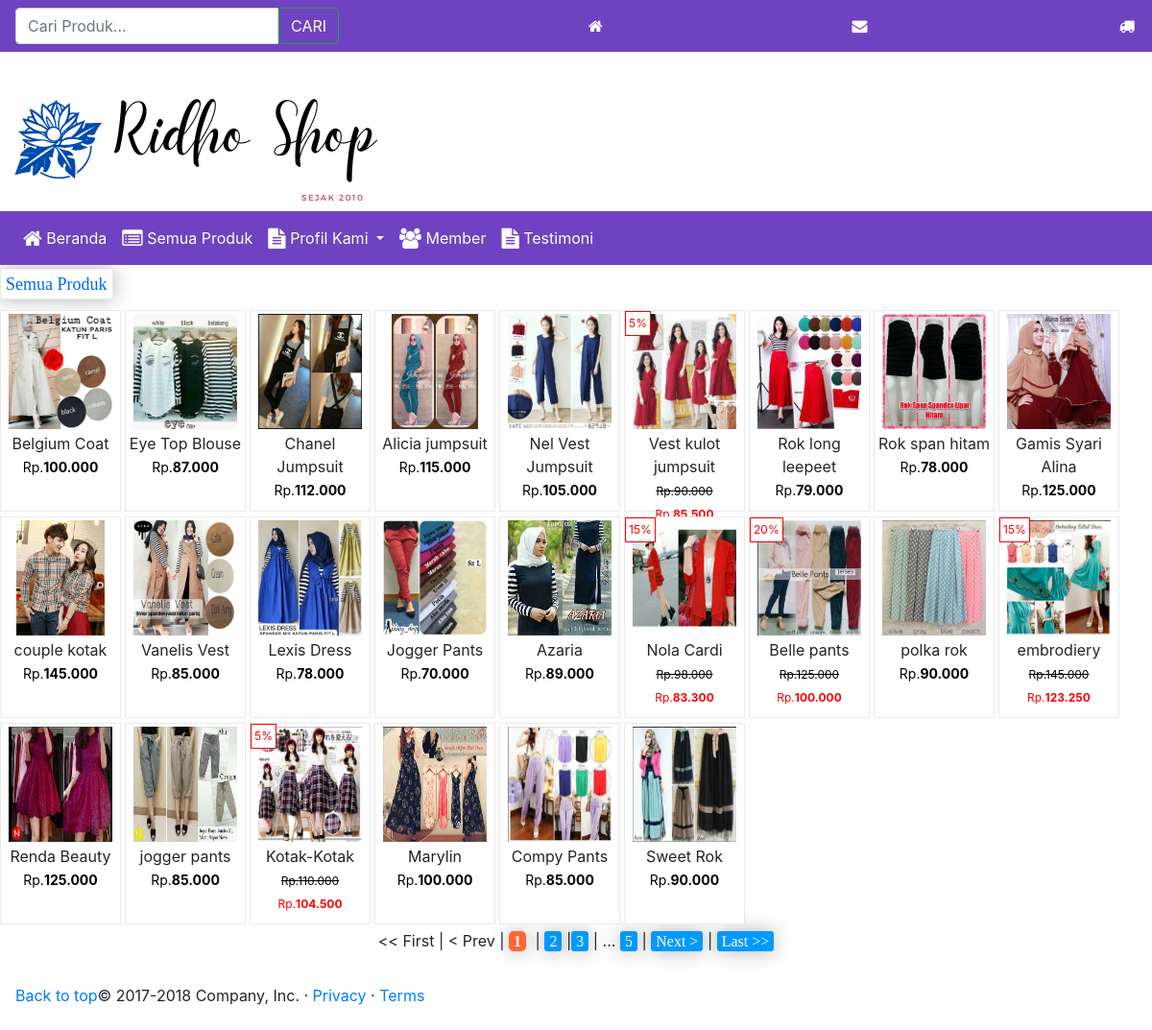
Screenshot of /?l=lihat&aksi=allproduk with the database file from the repository.
### tables this page shows
CREATE TABLE `produk` (
  `id_produk` int(4) NOT NULL,
  `id_kategori` int(2) NOT NULL,
  `nama_produk` varchar(30) NOT NULL,
  `deskripsi` text NOT NULL,
  `harga` int(10) NOT NULL,
  `stok` int(3) NOT NULL,
  `berat` decimal(5,2) UNSIGNED NOT NULL DEFAULT '0.00',
  `tgl_masuk` date NOT NULL,
  `gambar` varchar(100) NOT NULL,
  `dibeli` int(5) NOT NULL DEFAULT '1',
  `id_kustomer` varchar(100) NOT NULL,
  `diskon` int(5) NOT NULL,
  `best` enum('N','Y') NOT NULL
);

### config/fungsi_rupiah.php (called while the page is built)
<?php
function format_rupiah($angka){
  $rupiah=number_format($angka,0,',','.');
  return $rupiah;
}
?>

### utama.php (the view, shortened to what this page needs)
<?
if($aksi=='kranjang'){
echo"<div class='card'>
  <div class='card-header'>
 Keranjang Belanja
  </div>
 <div class='card-body'>";
$sid = session_id();
	$sql = mysql_query("SELECT * FROM orders_temp, produk
			                WHERE id_session='$sid' AND orders_temp.id_produk=produk.id_produk");
  $ketemu=mysql_num_rows($sql);
  if($ketemu < 1){
    echo "
<center>
	<strong>Belum Ada Menu Produk Dikeranjang Anda Lihat <a href='?l=lihat&aksi=allproduk'>Daftar Menu Produk</a></strong>
</center>";
	  $sql=mysql_query("SELECT * FROM produk ORDER BY rand() LIMIT 9");
  echo "  </div>
</div><h2>Produk Lainnya</h2>
 ";
  while ($r=mysql_fetch_array($sql)){
  include "diskon_stok.php";
echo"
<div class='product-info'>
 <a href='index.php?l=lihat&aksi=detail&id_p=$r[id_produk]'>
<center><img src='foto/foto_produk/$r[gambar]'  title='Lihat $r[nama_produk]' /></center>
</a>
";
     if ($d!=0){echo"
            <div class='diskon'> $r[diskon]% </div>";
    }else{echo"";
    }
            echo"
		   <div class='nama_p_besar'>$r[nama_produk]</div>
         $divharga
</div>
";
  }
  echo"<div class='cl'></div>";
  if($jmldata >= $batas){ echo"
		 <div class='navi' align='center' >$linkHalaman </div><br />";}
    }
  else{
    include"keranjang.php";
	echo"
   </div>
</div>";
  }
echo"</div>";
}
elseif($aksi=='allproduk'){
   	  echo "
	  <h2 class='nama'><span>Semua Produk</span></h2>
	  ";
  $p      = new Paging;
  $batas  = 24;
  $posisi = $p->cariPosisi($batas);
  $sql=mysql_query("SELECT * FROM produk ORDER BY id_produk DESC LIMIT $posisi,$batas");
  	$jmldata     = mysql_num_rows(mysql_query("SELECT * FROM produk "));
    $jmlhalaman  = $p->jumlahHalaman($jmldata, $batas);
    $linkHalaman = $p->navHalaman($_GET[halaman], $jmlhalaman);
  while ($r=mysql_fetch_array($sql)){
  include "diskon_stok.php";
echo"
<div class='product-info'>
 <a href='index.php?l=lihat&aksi=detail&id_p=$r[id_produk]'>
<center><img src='foto/foto_produk/$r[gambar]'  title='Lihat $r[nama_produk]' /></center>
</a>
";
     if ($d!=0){echo"
            <div class='diskon'> $r[diskon]% </div>";
    }else{echo"";
    }
            echo"
		   <div class='nama_p_besar'>$r[nama_produk]</div>
         $divharga
</div>
";
  }
   if($jmldata >= $batas){ echo"
		 <div class='navi' align='center' >$linkHalaman </div><br />";}
}
elseif($aksi=='testi'){
echo"<h2 class='nama'>Testimonial Pembeli</h2>
<div class='bok3'>
	";
include"testi.php";
 echo"</div>";
}
elseif($aksi=='detail'){
include"detailproduk.php";
}
elseif($aksi=='detailorder'){
include"detailpesanan.php";
}
elseif($aksi=='detail_tamu'){
include"detailpesanan_tamu.php";
}
elseif($aksi=='konfirmasi'){
include"konfirmasi.php";
}
elseif($aksi=='konfirmasi_tamu'){
include"konfirmasi_tamu.php";
}
elseif($aksi=='editpengiriman'){
echo"
<h2 class='nama'>Edit Pengiriman</h2>
<div class='bok2'>";
    include"editpengiriman.php";
echo"</div>";
}
elseif($aksi=='login'){
include"loginmember.php";
}
elseif($aksi=='gantilogin'){
include"ganti_paswd.php";
}
?>

### index.php (shortened to what this page needs)
<?php
  include "config/class_paging.php";
  include "config/fungsi_rupiah.php";
  $aksi=$_GET[aksi];
?>
<!DOCTYPE html>
<html>
<head>
<link rel="stylesheet" href="bootstrap4/bootstrap.min.css">
<link rel="stylesheet" href="bootstrap4/produk.css" type="text/css" media="screen">
 <link rel="stylesheet" href="bootstrap4/icon/font/css/font-awesome.min.css">
    <link rel="stylesheet" href="bootstrap4/icon/ionicons.min.css">
</head>
<body>
<div class="container1">
  <header id="header">
    <div class="row">
      <div class="col-lg-12 col-md-12">
	  <nav class="navbar fixed-top navbar-light" style="background-color:#6f42c1;">
	      <form action='index.php?l=lihat&aksi=cariproduk' method='post' >
		  <div class='input-group'>
                    <input type='text' name='cari' class='form-control' placeholder='Cari Produk...'>
                    <span class='input-group-btn'>
					<input style="color:#fffdfc;" type='submit' name='submit' class='btn btn-outline-success ' value='CARI'>
                    </span>
                  </div>
	       </form>
	 <a style="color:#fffdfc;" href="index.php"><i class="fa fa-home"></i> </a>
	 <a style="color:#fffdfc;" href="index.php?l=lihat&aksi=testi"><i class="fa fa-envelope"></i></a>
	 <a style="color:#fffdfc;" href='index.php?l=lihat&aksi=ongkir'><i class="fa fa-truck fa-fw"></i></a>
    </nav>
   </div></br></br></br>
     <div class="col-lg-12 col-md-12">
        <a href="#"><img src="foto/foto_banner/logo.png" alt=""></a>
    </div>
    </div>
  </header>
  <div id="navarea">
  <nav class="navbar navbar-expand-lg navbar-light" style="background-color:#6f42c1;">
  <div class="collapse navbar-collapse" id="navbarSupportedContent">
    <ul class="navbar-nav mr-auto" >
      <li class="nav-item">
        <a class="nav-link" href="index.php" style="color: #fffdfc" ><i class="fa fa-home fa-lg"></i> Beranda </a>
      </li>
      <li class="nav-item">
        <a class="nav-link" href="?l=lihat&aksi=allproduk" style="color: #fffdfc"><i class="fa fa-list-alt fa-lg"></i> Semua Produk</a>
      </li>
      <li class="nav-item dropdown">
        <a class="nav-link dropdown-toggle" href="#" id="navbarDropdown" role="button" data-toggle="dropdown" aria-haspopup="true" aria-expanded="false" style="color: #fffdfc">
          <i class="fa fa-file-text fa-lg"></i> Profil Kami
        </a>
      </li>
	  <? if( $_SESSION[kustomer]==''){?>
    <li class="nav-item">
        <a style="color: #fffdfc" class="nav-link" href="index.php?l=lihat&aksi=login&cek=cek"><i class="fa fa-users fa-lg"></i> Member</a>
      </li>
 <? }?>
      <li class="nav-item">
        <a style="color: #fffdfc" class="nav-link" href="?l=lihat&aksi=testi"><i class="fa fa-file-text fa-lg"></i> Testimoni</a>
      </li>
    </ul>
  </div>
</nav>
  </div>
  <section id="mainContent">
  				<? if($_GET[l]=='lihat'){include"utama.php";}
			   else{include"tengah.php";}
			?>
  </section>
</div>
 <footer class="navbar navbar-expand-lg">
        <p class="float-right"><a href="#">Back to top</a></p>
        <p>&copy; 2017-2018 Company, Inc. &middot; <a href="#">Privacy</a> &middot; <a href="#">Terms</a></p>
</footer>
</body>
</html>

### config/class_paging.php (shortened to what this page needs)
<?php
class Paging{
function cariPosisi($batas){
if(empty($_GET['halaman'])){
	$posisi=0;
}
else{
	$posisi = ($_GET['halaman']-1) * $batas;
}
return $posisi;
}
function jumlahHalaman($jmldata, $batas){
$jmlhalaman = ceil($jmldata/$batas);
return $jmlhalaman;
}
function navHalaman($halaman_aktif, $jmlhalaman){
$link_halaman = "";
if($halaman_aktif > 1){
	$prev = $halaman_aktif-1;
	$link_halaman .= "<a href=index.php?l=lihat&aksi=allproduk&halaman=1><< First</a> |
                    <a href=index.php?l=lihat&aksi=allproduk&halaman=$prev>< Prev</a> | ";
}
else{
	$link_halaman .= "<< First | < Prev | ";
}
$angka = ($halaman_aktif > 3 ? " ... " : " ");
for ($i=$halaman_aktif-2; $i<$halaman_aktif; $i++){
  if ($i < 1)
  	continue;
	  $angka .= "<a href=index.php?l=lihat&aksi=allproduk&halaman=$i>$i</a> | ";
  }
	  $angka .= "  <b>$halaman_aktif</b> |  ";
    for($i=$halaman_aktif+1; $i<($halaman_aktif+3); $i++){
	  $angka .= "<a href=index.php?l=lihat&aksi=allproduk&halaman=$i>$i</a> |";
    }
	  $angka .= ($halaman_aktif+2<$jmlhalaman ? " ... <a href=index.php?l=lihat&aksi=allproduk&halaman=$jmlhalaman>$jmlhalaman</a> | " : " ");
$link_halaman .= "$angka";
if($halaman_aktif < $jmlhalaman){
	$next = $halaman_aktif+1;
	$link_halaman .= " <a href=index.php?l=lihat&aksi=allproduk&halaman=$next>Next ></a> |
                     <a href=index.php?l=lihat&aksi=allproduk&halaman=$jmlhalaman>Last >></a> ";
}
else{
	$link_halaman .= " Next > | Last >>";
}
return $link_halaman;
}
}
?>

### diskon_stok.php (shortened to what this page needs)
<?php
    $harga     = format_rupiah($r[harga]);
    $disc      = ($r[diskon]/100)*$r[harga];
    $hargadisc = number_format(($r[harga]-$disc),0,",",".");
    $d=$r['diskon'];
    $hargatetap  = "<span style=\"color:#000;font-size:14px;\"> Rp.<b>$hargadisc</b></span>";
    $hargadiskon = "<span style='color:#000;font-size:12px; text-decoration:line-through;' class='harga'>Rp.$harga </span>
                    <span style=\"color:#ff0000;font-size:12px;\">Rp.<b>$hargadisc</b></span>";
    if ($d!=0){
      $divharga=$hargadiskon;
    }else{
      $divharga=$hargatetap;
    }
?>

### rows the page displays
produk: gambar (picture), nama_produk "Belgium Coat"
produk: gambar (picture), nama_produk "Eye Top Blouse"
produk: gambar (picture), nama_produk "Chanel Jumpsuit"
produk: gambar (picture), nama_produk "Alicia jumpsuit"
produk: gambar (picture), nama_produk "Nel Vest Jumpsuit"
produk: gambar (picture), diskon "5", nama_produk "Vest kulot jumpsuit", harga "90.000"
produk: gambar (picture), nama_produk "Rok long leepeet"
produk: gambar (picture), nama_produk "Rok span hitam"
produk: gambar (picture), nama_produk "Gamis Syari Alina"
produk: gambar (picture), nama_produk "couple kotak"
produk: gambar (picture), nama_produk "Vanelis Vest"
produk: gambar (picture), nama_produk "Lexis Dress"
produk: gambar (picture), nama_produk "Jogger Pants"
produk: gambar (picture), nama_produk "Azaria"
produk: gambar (picture), diskon "15", nama_produk "Nola Cardi", harga "98.000"
produk: gambar (picture), diskon "20", nama_produk "Belle pants", harga "125.000"
produk: gambar (picture), nama_produk "polka rok"
produk: gambar (picture), diskon "15", nama_produk "embrodiery", harga "145.000"
produk: gambar (picture), nama_produk "Renda Beauty"
produk: gambar (picture), nama_produk "jogger pants"
produk: gambar (picture), diskon "5", nama_produk "Kotak-Kotak", harga "110.000"
produk: gambar (picture), nama_produk "Marylin"
produk: gambar (picture), nama_produk "Compy Pants"
produk: gambar (picture), nama_produk "Sweet Rok"

### other values shown
$halaman_aktif "1"
$jmlhalaman "5"
